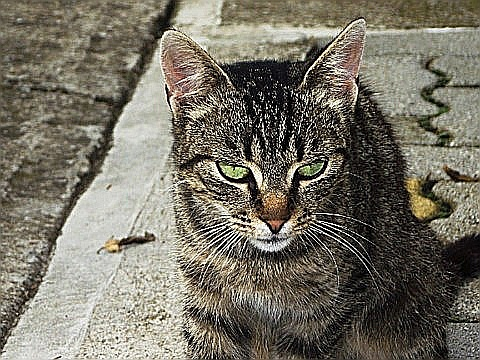
#> input picture CS 4363/Lab2/cat.jpg, 480 x 360 px
$ python Lab2.py
#> lines starting #> are read from the running program, lines starting #| are printed output that depends on the picture
#!/usr/bin/env python3
# -*- coding: utf-8 -*-
import cv2
import numpy as np
#import matplotlib.pyplot as plt
#import math
#from scipy import interpolate
"""
Created on Sat Sep 22 14:35:42 2018

@author: oscargalindo
"""
image1 = cv2.imread('cat.jpg',-1)
#> image1 is the input picture: shape (360, 480, 3); mean B, G, R 102, 114.3, 118.7
image2 = cv2.imread('cheetah.jpg',-1)
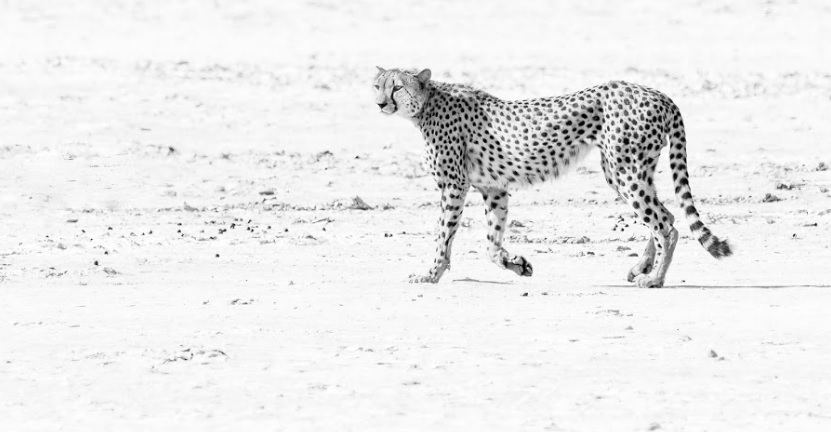
#> input picture CS 4363/Lab2/cheetah.jpg, 831 x 432 px
#> image2 is the input picture: shape (432, 831, 3); min 0, max 255, mean 235.7
image3 = cv2.imread('city.jpg',-1)
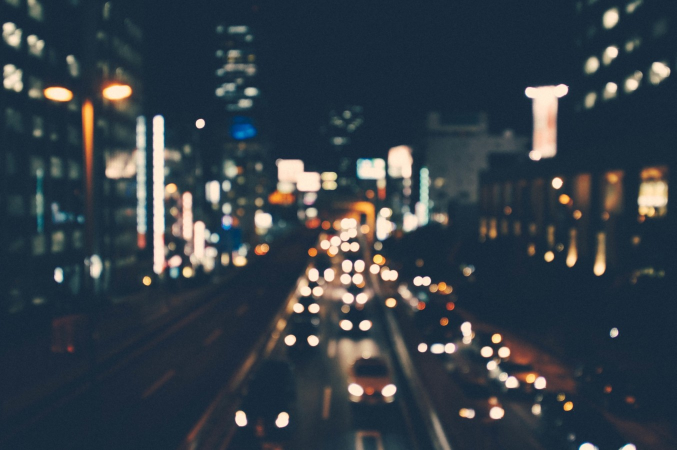
#> input picture CS 4363/Lab2/city.jpg, 1353 x 900 px (shown at 1/2 size)
#> image3 is the input picture: shape (900, 1353, 3); mean B, G, R 71.4, 63.1, 53.2
image4 = cv2.imread('deer.jpg',-1)
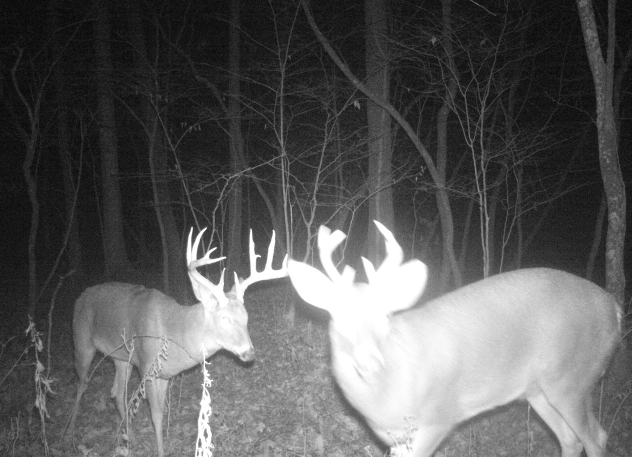
#> input picture CS 4363/Lab2/deer.jpg, 1263 x 913 px (shown at 1/2 size)
#> image4 is the input picture: shape (913, 1263, 3); min 0, max 255, mean 91.6
image5 = cv2.imread('dog.jpg',-1)
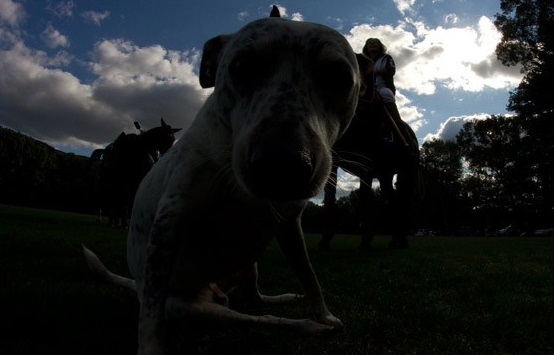
#> input picture CS 4363/Lab2/dog.jpg, 554 x 355 px
#> image5 is the input picture: shape (355, 554, 3); mean B, G, R 38.2, 36.7, 33.4
image6 = cv2.imread('husky.jpg',-1)
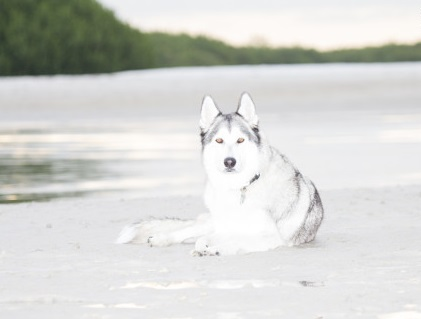
#> input picture CS 4363/Lab2/husky.jpg, 421 x 319 px
#> image6 is the input picture: shape (319, 421, 3); mean B, G, R 209.9, 213.3, 212.3
image7 = cv2.imread('leopard.jpg',-1)
image8 = cv2.imread('ny.jpg',-1)
image9 = cv2.imread('rose.jpg',-1)
image10 = cv2.imread('tricycle.jpg',-1)
dst = cv2.imread('futbol.png',-1)
#Problem 1 Filters

def cat(img):#Equalizes the Histogram
    global dst
    dst = np.copy(img)
    dst[:,:,0] = cv2.equalizeHist(dst[:,:,0])
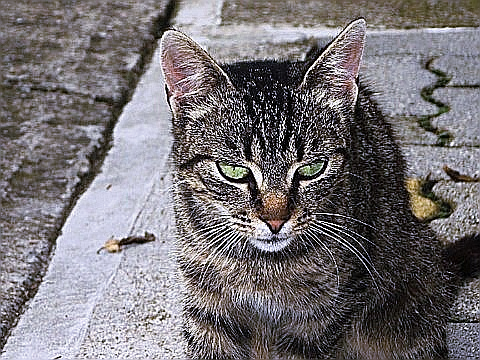
#> dst: shape (360, 480, 3); mean B, G, R 117.6, 114.3, 118.7
    dst[:,:,1] = cv2.equalizeHist(dst[:,:,1])
    dst[:,:,2] = cv2.equalizeHist(dst[:,:,2])
    join = np.concatenate((dst,img),axis=1)
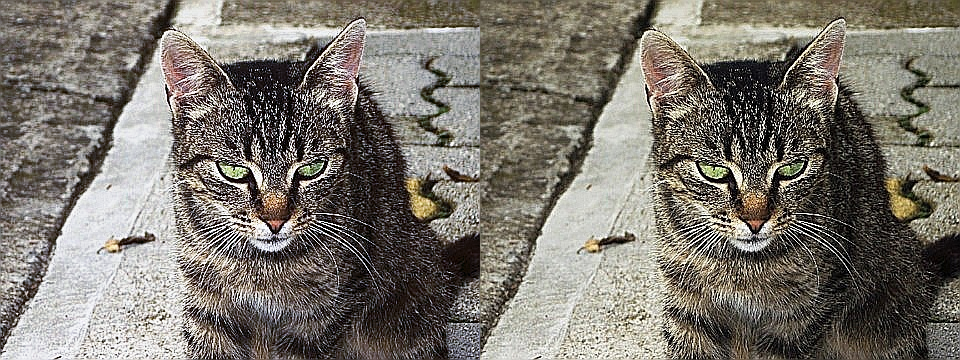
#> join: shape (360, 960, 3); mean B, G, R 109.8, 118.1, 123
    cv2.imshow('Cat', join)
    cv2.waitKey(0)
    cv2.destroyAllWindows()

# [109 lines left out: functions cheetah, city, deer, dog, husky, leopard and 3 more, not called in this run]


def coordinate (x1,y1,x2,y2,increment):
    return y1 + (increment)((y2-y1)/(x2-x1))


# [25 lines left out: functions interpolateBig, averagingSmall, not called in this run]
cat(image1)
# [23 lines of commented-out code are left out]
